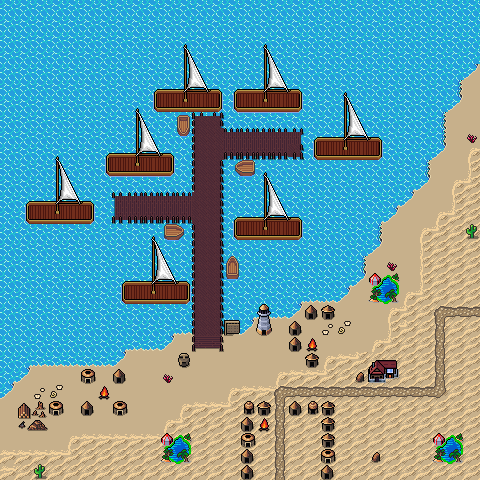

This game map was drawn from its Tiled (.tmx) file and the tilesets committed beside it. A one-line description and the trimmed map source follow:
An orthogonal 30x30 tile map with 16x16 px tiles, 4 tile layers (Collision, Background, Walls, Clutter), 5 tilesets and 31 objects.

<map version="1.10" tiledversion="1.11.2" orientation="orthogonal" renderorder="right-down" width="30" height="30" tilewidth="16" tileheight="16" infinite="0" nextlayerid="8" nextobjectid="95">
 <editorsettings>
  <export target="wastetown..tmx" format="tmx" />
 </editorsettings>
 <properties>
  <property name="dungeonEffect" value="{&quot;startBattleWithCard&quot;: [ &quot;Wanted Scoundrels&quot; ]}" />
 </properties>
 <tileset firstgid="1" source="../../../../common/maps/tileset/main.tsx" />
 <tileset firstgid="10113" source="../../../../common/maps/tileset/buildings.tsx" />
 <tileset firstgid="11905" name="dungeon large" tilewidth="16" tileheight="16" tilecount="16384" columns="128">
  <image source="../../../../common/maps/tileset/dungeon/dungeon_bis.png" width="2048" height="2048" />
 </tileset>
 <tileset firstgid="28289" source="../../../../common/maps/tileset/main-nocollide.tsx" />
 <tileset firstgid="38401" source="../../../../common/maps/tileset/dungeon/dungeon_bis.tsx" />
 <layer id="6" name="Collision" width="30" height="30">
  <data>[900 cells, 64 non-empty, 3 distinct tile ids]</data>
 </layer>
 <layer id="1" name="Background" width="30" height="30">
  <data>[900 cells, 900 non-empty, 4 distinct tile ids]</data>
 </layer>
 <layer id="2" name="Walls" width="30" height="30">
  <data>[900 cells, 573 non-empty, 51 distinct tile ids]</data>
 </layer>
 <layer id="3" name="Clutter" width="30" height="30">
  <properties>
   <property name="spriteLayer" type="bool" value="true" />
  </properties>
  <data>[900 cells, 166 non-empty, 60 distinct tile ids]</data>
 </layer>
 <objectgroup id="4" name="Objects">
  <object id="38" template="../../../../common/maps/obj/entry_up.tx" x="260" y="479.167" width="48" height="23">
   <properties>
    <property name="direction" value="up" />
    <property name="teleport" value="" />
   </properties>
  </object>
  <object id="52" template="../../../../common/maps/obj/gold.tx" x="248.833" y="145.833" />
  <object id="54" template="../../../../common/maps/obj/enemy.tx" x="202.001" y="150.583">
   <properties>
    <property name="effect">{ "startBattleWithCard": [ "Pirate Hat|LCI", "shipwreck sentry|LCI"]
}</property>
    <property name="enemy" value="Admiral Brass" />
    <property name="threatRange" type="int" value="0" />
   </properties>
  </object>
  <object id="55" template="../../../../common/maps/obj/enemy.tx" x="198.666" y="247.667">
   <properties>
    <property name="enemy" value="Captain Storm" />
    <property name="threatRange" type="int" value="0" />
    <property name="waypoints" value="0" />
   </properties>
  </object>
  <object id="56" template="../../../../common/maps/obj/enemy.tx" x="63.3334" y="416.333">
   <properties>
    <property name="enemy" value="Ramirez" />
    <property name="threatRange" type="int" value="0" />
   </properties>
  </object>
  <object id="57" template="../../../../common/maps/obj/enemy.tx" x="272.167" y="401.667">
   <properties>
    <property name="enemy" value="Zara" />
    <property name="threatRange" type="int" value="0" />
   </properties>
  </object>
  <object id="58" template="../../../../common/maps/obj/enemy.tx" x="319.5" y="341.75">
   <properties>
    <property name="enemy" value="Kari Zev" />
    <property name="threatRange" type="int" value="0" />
   </properties>
  </object>
  <object id="59" template="../../../../common/maps/obj/enemy.tx" x="198.5" y="358.833">
   <properties>
    <property name="enemy" value="Malcolm and Breeches" />
    <property name="threatRange" type="int" value="0" />
    <property name="waypoints" value="" />
   </properties>
  </object>
  <object id="69" template="../../../../common/maps/obj/collision.tx" x="-0.5" y="480.5" width="481" height="16" />
  <object id="70" template="../../../../common/maps/obj/collision.tx" x="0" y="-17.5" width="481" height="16" />
  <object id="71" template="../../../../common/maps/obj/collision.tx" x="481" y="-19.5415" width="16" height="516.083" />
  <object id="72" template="../../../../common/maps/obj/collision.tx" x="-16" y="-19.5415" width="16" height="516.083" />
  <object id="74" template="../../../../common/maps/obj/enemy.tx" x="453" y="178.333">
   <properties>
    <property name="enemy" value="Sala" />
    <property name="threatRange" type="int" value="0" />
   </properties>
  </object>
  <object id="77" template="../../../../common/maps/obj/booster.tx" x="137.5" y="213.667">
   <properties>
    <property name="reward">[
  {
    "editions": [ "XLN" ],
    "type": "card",
    "count": 10,
    "rarity": [ "Common" ]
  },
  {
    "editions": [ "XLN" ],
    "type": "card",
    "count": 3,
    "rarity": [ "Uncommon" ]
  },
  {
    "editions": [ "XLN" ],
    "type": "card",
    "count": 1,
    "rarity": [ "Rare", "Mythic Rare" ]
  }
]
</property>
   </properties>
  </object>
  <object id="78" template="../../../../common/maps/obj/gold.tx" x="26.6667" y="386" />
  <object id="79" template="../../../../common/maps/obj/gold.tx" x="52" y="386" />
  <object id="80" template="../../../../common/maps/obj/gold.tx" x="466.667" y="112" />
  <object id="81" template="../../../../common/maps/obj/gold.tx" x="449.333" y="128" />
  <object id="82" template="../../../../common/maps/obj/booster.tx" x="271.333" y="147.333">
   <properties>
    <property name="reward">[
  {
    "editions": [ "RIX" ],
    "type": "card",
    "count": 10,
    "rarity": [ "Common" ]
  },
  {
    "editions": [ "RIX" ],
    "type": "card",
    "count": 3,
    "rarity": [ "Uncommon" ]
  },
  {
    "editions": [ "RIX" ],
    "type": "card",
    "count": 1,
    "rarity": [ "Rare", "Mythic Rare" ]
  }
]
</property>
   </properties>
  </object>
  <object id="83" template="../../../../common/maps/obj/gold.tx" x="304.667" y="337.333" />
  <object id="84" template="../../../../common/maps/obj/dialog.tx" x="269.045" y="426.25" width="23.2424" height="15.5" visible="1">
   <properties>
    <property name="dialog">[
{
   "text": "You are met by the sound of waves and the sight of the open sea ahead. Pirates bustle about, laughing, drinking, and arguing in a rowdy fashion. You recall a story about High and Dry, a legendary pirate city from the plane of Ixalan. This must be a fragment of that place, cast to this world.",
   "options": [{
      "name": "(Continue)", "action": [{"deleteMapObject":-1}]}]
}
]</property>
   </properties>
  </object>
  <object id="85" template="../../../../common/maps/obj/dialog.tx" x="191.962" y="177.917" width="32.4924" height="17.5" visible="1">
   <properties>
    <property name="dialog">[
{
   "text": "An old but imposing woman dressed in what is clearly captain's garb calls out to you. 
'Yarr, landlubber! Ye may have roughed up those other ruffians, but if ye think you'll be sinking me, you best start sayin' yer prayers, cause yer about to walk the plank!'",
   "options": [{
      "name": "(Continue)", "action": [{"deleteMapObject":-1}]}]
}
]</property>
   </properties>
  </object>
  <object id="86" template="../../../../common/maps/obj/dialog.tx" x="224.148" y="342.023" width="16.0682" height="15.5" visible="1">
   <properties>
    <property name="dialog">[
{
   "text": "HIGH AND DRY DOCKS
EVERYTHING YE NEED: REST, RECREATION, and REVENGE",
   "options": [{
      "name": "(Continue)"}]
}
]</property>
   </properties>
  </object>
  <object id="87" template="../../../../common/maps/obj/collision.tx" x="240.091" y="400.383" width="16" height="81.4163" />
  <object id="88" template="../../../../common/maps/obj/collision.tx" x="319" y="415.625" width="16" height="64.083" />
  <object id="89" template="../../../../common/maps/obj/collision.tx" x="288.334" y="397.625" width="48.3333" height="19.4163" />
  <object id="90" template="../../../../common/maps/obj/collision.tx" x="161.5" y="433.459" width="29" height="28.083" />
  </objectgroup>
</map>
<!-- 4 of 31 objects omitted -->
